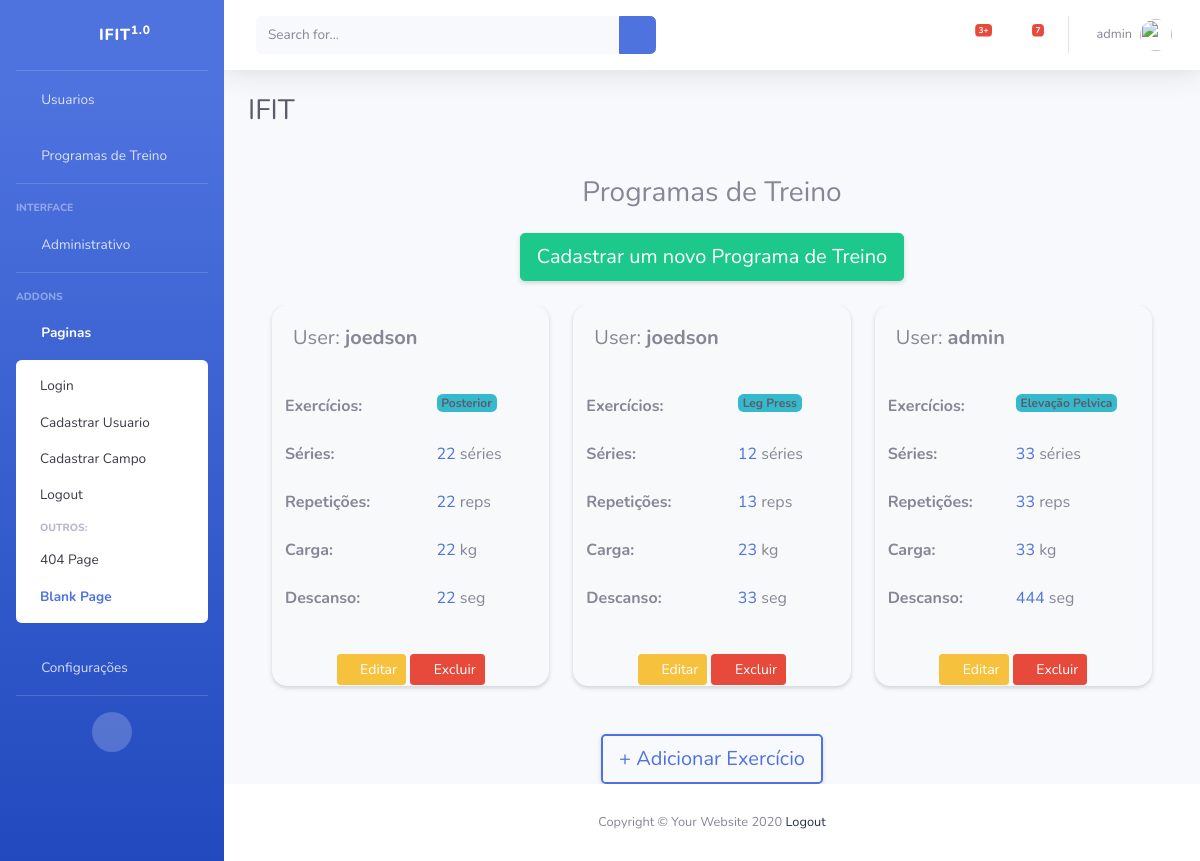
Screenshot of /listar/training-exercicios/ (signed in) with the database file from the repository.
### cadastros/models.py (models this page shows, shortened)
class TrainingExercicio(models.Model):
    exercises = models.ManyToManyField(Exercicio)
    series = models.IntegerField()
    repeticoes = models.IntegerField()
    carga = models.CharField(max_length=50, blank=True, null=True)
    descanso = models.IntegerField()  # em segundos
    descricao = models.CharField(max_length=100, default='Descrição padrão')
    usuario = models.ForeignKey(User, on_delete=models.CASCADE)

class Exercicio(models.Model):
    exercicio = models.CharField(max_length=50)
    tipo = models.CharField(max_length=10)
    grupo = models.CharField(max_length=20)
    descricao = models.CharField(max_length=100)

### cadastros/views.py (the view)
# urls.py: path('listar/training-exercicios/', TrainingExercicioList.as_view(), name='listar-training-exercicios'),
class TrainingExercicioList(LoginRequiredMixin, ListView):
    login_url = reverse_lazy('login')
    model = TrainingExercicio
    template_name = 'cadastros/listas/training_exercicio.html'
    def get_queryset(self):
        if self.request.user.is_staff:
            return TrainingExercicio.objects.all()
        else:
            return TrainingExercicio.objects.filter(usuario=self.request.user)

### cadastros/templates/cadastros/listas/training_exercicio.html (shortened to what this page needs)
{% extends 'paginas/index.html' %}
{% load static %}
{% block conteudo %}
<div class="container mt-5">
    <h3 class="text-center mb-4">Programas de Treino</h3>
    <div class="text-center mb-4">
        <a href="{% url 'cadastrar-training-exercicio' %}" class="btn btn-success btn-lg shadow-sm">Cadastrar um novo Programa de Treino</a>
    </div>
    <div class="row flex-nowrap overflow-auto">
        {% for training_exercicio in object_list %}
        <div class="col-md-4 mb-4">
            <div class="card border-light shadow-sm" style="border-radius: 15px; background-color: #f8f9fa;">
                <div class="card-body">
                    <h5 class="card-title text-secondary">User: <strong>{{ training_exercicio.usuario }}</strong></h5>
                </div>
                <div class="table-responsive">
                    <table class="table table-borderless">
                        <tbody>
                            <tr>
                                <td><strong>Exercícios:</strong></td>
                                <td>
                                    <div class="d-flex flex-wrap" style="gap: 0.5rem;">
                                        {% for exercicio in training_exercicio.exercises.all %}
                                            <span class="badge bg-info text-dark">{{ exercicio.exercicio }}</span>
                                        {% endfor %}
                                    </div>
                                </td>
                            </tr>
                            <tr>
                                <td><strong>Séries:</strong></td>
                                <td><span class="text-primary">{{ training_exercicio.series }}</span> séries</td>
                            </tr>
                            <tr>
                                <td><strong>Repetições:</strong></td>
                                <td><span class="text-primary">{{ training_exercicio.repeticoes }}</span> reps</td>
                            </tr>
                            <tr>
                                <td><strong>Carga:</strong></td>
                                <td><span class="text-primary">{{ training_exercicio.carga }}</span> kg</td>
                            </tr>
                            <tr>
                                <td><strong>Descanso:</strong></td>
                                <td><span class="text-primary">{{ training_exercicio.descanso }}</span> seg</td>
                            </tr>
                        </tbody>
                    </table>
                </div>
                <div class="text-center mt-3">
                    <a href="{% url 'editar-training-exercicio' training_exercicio.pk %}" class="btn btn-warning btn-sm" title="Editar">
                        <i class="fas fa-edit"></i> Editar
                    </a>
                    <a href="{% url 'excluir-training-exercicio' training_exercicio.pk %}" class="btn btn-danger btn-sm" title="Excluir">
                        <i class="fas fa-trash-alt"></i> Excluir
                    </a>
                </div>
            </div>
        </div>
        {% empty %}
        <div class="col-12">
            <div class="alert alert-warning text-center">Nenhum programa de treino encontrado.</div>
        </div>
        {% endfor %}
    </div>
    <div class="text-center mt-4">
        <a href="{% url 'cadastrar-exercicio' %}" class="btn btn-outline-primary btn-lg shadow-sm" style="border-width: 2px;">+ Adicionar Exercício</a>
    </div>
</div>
{% endblock %}

### paginas/templates/paginas/index.html (shortened to what this page needs)
{% load static %}
<!DOCTYPE html>
<html lang="pt-br">
<head>
    <link href={% static "fontawesome-free/css/all.min.css" %} rel="stylesheet" type="text/css">
    <link href={% static "css/sb-admin-2.min.css" %} rel="stylesheet" type="text/css">
    <link href={% static "css/sb-admin-2.min.css" %} rel="stylesheet">
</head>
<body id="page-top">
    <div id="wrapper">
        <ul class="navbar-nav bg-gradient-primary sidebar sidebar-dark accordion" id="accordionSidebar">
            <a class="sidebar-brand d-flex align-items-center justify-content-center" href="index.html">
                <div class="sidebar-brand-icon rotate-n-15">
                    <i class="fas fa-laugh-wink"></i>
                </div>
                <div class="sidebar-brand-text mx-3">IFIT<sup>1.0</sup></div>
            </a>
            <hr class="sidebar-divider my-0">
            <li class="nav-item">
                <a class="nav-link" href="{% url 'listar-usersauth' %}">
                    <i class="fas fa-fw fa-tachometer-alt"></i>
                    <span>Usuarios</span></a>
            </li>
            <li class="nav-item">
                <a class="nav-link" href="{% url 'listar-training-exercicios' %}">
                    <i class="fas fa-fw fa-tachometer-alt"></i>
                    <span>Programas de Treino</span></a>
            </li>
            <hr class="sidebar-divider">
            <div class="sidebar-heading">
                Interface
            </div>
            <li class="nav-item">
                <a class="nav-link collapsed" href="#" data-toggle="collapse" data-target="#collapseTwo"
                    aria-expanded="true" aria-controls="collapseTwo">
                    <i class="fas fa-fw fa-cog"></i>
                    <span>Administrativo</span>
                </a>
            </li>
            <hr class="sidebar-divider">
            <div class="sidebar-heading">
                Addons
            </div>
            <li class="nav-item active">
                <a class="nav-link" href="#" data-toggle="collapse" data-target="#collapsePages" aria-expanded="true"
                    aria-controls="collapsePages">
                    <i class="fas fa-fw fa-folder"></i>
                    <span>Paginas</span>
                </a>
                <div id="collapsePages" class="collapse show" aria-labelledby="headingPages"
                    data-parent="#accordionSidebar">
                    <div class="bg-white py-2 collapse-inner rounded">
                        <a class="collapse-item" href="{% url 'login' %}">Login</a>
                        <a class="collapse-item" href="{% url 'cadastrar-userauth' %}">Cadastrar Usuario</a>
                        <a class="collapse-item" href="{% url 'cadastrar-campo' %}">Cadastrar Campo</a>
                        <a class="collapse-item" href="forgot-password.html">Logout</a>
                        <h6 class="collapse-header">Outros:</h6>
                        <a class="collapse-item" href="404.html">404 Page</a>
                        <a class="collapse-item active" href="blank.html">Blank Page</a>
                    </div>
                </div>
            </li>
            <li class="nav-item">
                <a class="nav-link collapsed" href="#" data-toggle="collapse" data-target="#collapseUtilities"
                    aria-expanded="true" aria-controls="collapseUtilities">
                    <i class="fas fa-fw fa-wrench"></i>
                    <span>Configurações</span>
                </a>
            </li>
            <hr class="sidebar-divider d-none d-md-block">
            <div class="text-center d-none d-md-inline">
                <button class="rounded-circle border-0" id="sidebarToggle"></button>
            </div>
        </ul>
        <div id="content-wrapper" class="d-flex flex-column">
            <div id="content">
                <nav class="navbar navbar-expand navbar-light bg-white topbar mb-4 static-top shadow">
                    <form
                        class="d-none d-sm-inline-block form-inline mr-auto ml-md-3 my-2 my-md-0 mw-100 navbar-search">
                        <div class="input-group">
                            <input type="text" class="form-control bg-light border-0 small" placeholder="Search for..."
                                aria-label="Search" aria-describedby="basic-addon2">
                            <div class="input-group-append">
                                <button class="btn btn-primary" type="button">
                                    <i class="fas fa-search fa-sm"></i>
                                </button>
                            </div>
                        </div>
                    </form>
                    <ul class="navbar-nav ml-auto">
                        <li class="nav-item dropdown no-arrow mx-1">
                            <a class="nav-link dropdown-toggle" href="#" id="alertsDropdown" role="button"
                                data-toggle="dropdown" aria-haspopup="true" aria-expanded="false">
                                <i class="fas fa-bell fa-fw"></i>
                                <span class="badge badge-danger badge-counter">3+</span>
                            </a>
                        </li>
                        <li class="nav-item dropdown no-arrow mx-1">
                            <a class="nav-link dropdown-toggle" href="#" id="messagesDropdown" role="button"
                                data-toggle="dropdown" aria-haspopup="true" aria-expanded="false">
                                <i class="fas fa-envelope fa-fw"></i>
                                <span class="badge badge-danger badge-counter">7</span>
                            </a>
                        </li>
                        <li class="nav-item dropdown no-arrow">
                            {% if request.user.is_authenticated %}
                            <a class="nav-link dropdown-toggle" href="#" id="userDropdown" role="button"
                                data-toggle="dropdown" aria-haspopup="true" aria-expanded="false">
                                <span class="mr-2 d-none d-lg-inline text-gray-600 small">{{ request.user }}</span>
                                <img class="img-profile rounded-circle"
                                    src="img/undraw_profile.svg">
                            </a>
                            {% endif %}
                        </li>
                    </ul>
                </nav>
                <div class="container-fluid">
                    <h1 class="h3 mb-4 text-gray-800">IFIT</h1>
                    {% block conteudo %}{% endblock %}
                </div>
            </div>
            <footer class="sticky-footer bg-white">
                <div class="container my-auto">
                    <div class="copyright text-center my-auto">
                        <span>Copyright &copy; Your Website 2020</span>
                        <a href="#" onclick="event.preventDefault(); document.getElementById('logout-form').submit();">
                            Logout
                        </a>
                    </div>
                </div>
            </footer>
        </div>
    </div>
</body>
</html>

### cadastros/templates/cadastros/listas/training_exercicio.html (style rules this page uses)
.card { transition: transform 0.3s; }

### rows the page displays
TrainingExercicio: usuario "joedson", series "22", repeticoes "22", carga "22", descanso "22"
Exercicio: exercicio "Posterior"
TrainingExercicio: usuario "joedson", series "12", repeticoes "13", carga "23", descanso "33"
Exercicio: exercicio "Leg Press"
TrainingExercicio: usuario "admin", series "33", repeticoes "33", carga "33", descanso "444"
Exercicio: exercicio "Elevação Pelvica"

### other values shown
{{ request.user }} "admin"
